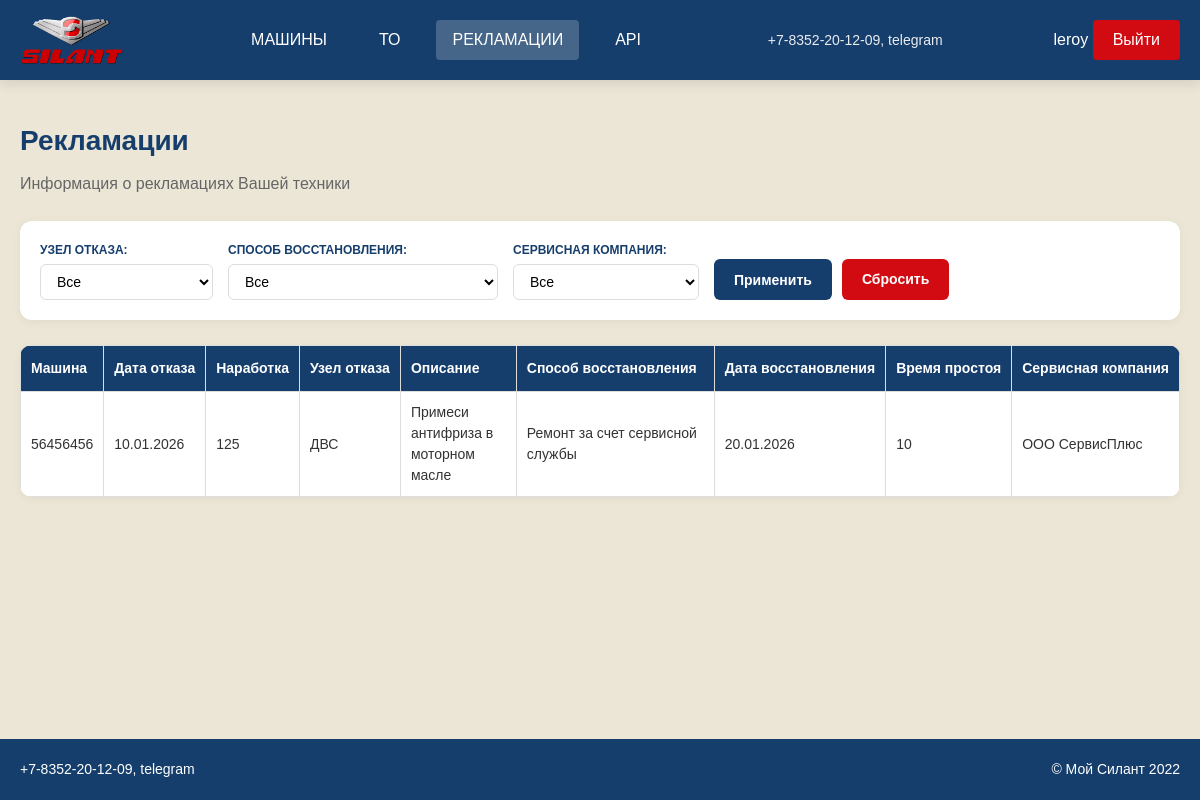
Page /complaints/ (signed in) on the committed database.
### accounts/models.py (models this page shows, shortened)
class User(AbstractUser):
    ROLE_CHOICES = (
        ('client', 'Клиент'),
        ('service', 'Сервисная организация'),
        ('manager', 'Менеджер'),
    )
    role = models.CharField('Роль', max_length=20, choices=ROLE_CHOICES, blank=True)
    phone = models.CharField('Телефон', max_length=20, blank=True)
    company_name = models.CharField('Название организации', max_length=200, blank=True)
    class Meta:
        verbose_name = 'Пользователь'
        verbose_name_plural = 'Пользователи'

### complaints/models.py (models this page shows, shortened)
class Complaint(models.Model):
    failure_date = models.DateField('Дата отказа')
    operating_hours = models.PositiveIntegerField('Наработка, м/час')
    failure_node = models.ForeignKey(FailureNode, on_delete=models.CASCADE, verbose_name='Узел отказа')
    failure_description = models.TextField('Описание отказа')
    repair_method = models.ForeignKey(RepairMethod, on_delete=models.CASCADE, verbose_name='Способ восстановления')
    used_parts = models.TextField('Используемые запасные части', blank=True)
    recovery_date = models.DateField('Дата восстановления')
    machine = models.ForeignKey(Machine, on_delete=models.CASCADE, related_name='complaints', verbose_name='Машина')
    service_company = models.ForeignKey(ServiceCompany, on_delete=models.CASCADE, verbose_name='Сервисная компания')
    class Meta:
        verbose_name = 'Рекламация'
        verbose_name_plural = 'Рекламации'
        ordering = ['-failure_date']
    @property
    def downtime(self):
        if self.recovery_date and self.failure_date:
            return (self.recovery_date - self.failure_date).days
        return None

### machines/models.py (models this page shows, shortened)
class Machine(models.Model):
    factory_number = models.CharField('Зав. № машины', max_length=50, unique=True)
    technique_model = models.ForeignKey(TechniqueModel, on_delete=models.CASCADE, verbose_name='Модель техники')
    engine_model = models.ForeignKey(EngineModel, on_delete=models.CASCADE, verbose_name='Модель двигателя')
    engine_number = models.CharField('Зав. № двигателя', max_length=50)
    transmission_model = models.ForeignKey(TransmissionModel, on_delete=models.CASCADE,
                                           verbose_name='Модель трансмиссии')
    transmission_number = models.CharField('Зав. № трансмиссии', max_length=50)
    drive_axle_model = models.ForeignKey(DriveAxleModel, on_delete=models.CASCADE, verbose_name='Модель ведущего моста')
    drive_axle_number = models.CharField('Зав. № ведущего моста', max_length=50)
    steer_axle_model = models.ForeignKey(SteerAxleModel, on_delete=models.CASCADE,
                                         verbose_name='Модель управляемого моста')
    steer_axle_number = models.CharField('Зав. № управляемого моста', max_length=50)
    supply_contract = models.CharField('Договор поставки №, дата', max_length=100)
    shipping_date = models.DateField('Дата отгрузки с завода')
    consignee = models.CharField('Грузополучатель (конечный потребитель)', max_length=200)
    delivery_address = models.TextField('Адрес поставки (эксплуатации)')
    equipment = models.TextField('Комплектация (доп. опции)', blank=True)
    client = models.ForeignKey(
        settings.AUTH_USER_MODEL,
        on_delete=models.CASCADE,
        related_name='machines_as_client',
        verbose_name='Клиент',
        limit_choices_to={'role': 'client'}
    )
    service_company = models.ForeignKey(
        ServiceCompany,
        on_delete=models.CASCADE,
        verbose_name='Сервисная компания'
    )
    class Meta:
        verbose_name = 'Машина'
        verbose_name_plural = 'Машины'
        ordering = ['-shipping_date']

### reference_books/models.py (models this page shows, shortened)
class BaseReference(models.Model):
    name = models.CharField('Название', max_length=100)
    description = models.TextField('Описание', blank=True)
    class Meta:
        abstract = True
        ordering = ['name']

class FailureNode(BaseReference):
    class Meta:
        verbose_name = 'Узел отказа'
        verbose_name_plural = 'Узлы отказа'

class RepairMethod(BaseReference):
    class Meta:
        verbose_name = 'Способ восстановления'
        verbose_name_plural = 'Способы восстановления'

class ServiceCompany(BaseReference):
    class Meta:
        verbose_name = 'Сервисная компания'
        verbose_name_plural = 'Сервисные компании'

### complaints/views.py (the view)
# urls.py: path('complaints/', ComplaintListView.as_view(), name='complaint_list'),
class ComplaintListView(LoginRequiredMixin, ListView):
    model = Complaint
    template_name = 'complaints/complaint_list.html'
    context_object_name = 'complaints'
    def get_queryset(self):
        user = self.request.user
        company_name = user.company_name if hasattr(user, 'company_name') else None
        if user.is_superuser or user.groups.filter(name='Менеджер').exists():
            queryset = Complaint.objects.all()
        elif user.groups.filter(name='Клиент').exists():
            queryset = Complaint.objects.filter(machine__client=user)
        elif user.groups.filter(name='Сервисная организация').exists():
            queryset = Complaint.objects.filter(machine__service_company__name=company_name)
        else:
            queryset = Complaint.objects.none()
        failure_node = self.request.GET.get('failure_node')
        if failure_node:
            queryset = queryset.filter(failure_node_id=failure_node)
        repair_method = self.request.GET.get('repair_method')
        if repair_method:
            queryset = queryset.filter(repair_method_id=repair_method)
        service_company = self.request.GET.get('service_company')
        if service_company:
            queryset = queryset.filter(service_company_id=service_company)
        return queryset.order_by('-failure_date')
    def get_context_data(self, **kwargs):
        context = super().get_context_data(**kwargs)
        user = self.request.user
        context['failure_nodes'] = FailureNode.objects.all()
        context['repair_methods'] = RepairMethod.objects.all()
        context['service_companies'] = ServiceCompany.objects.all()
        context['selected_failure_node'] = self.request.GET.get('failure_node', '')
        context['selected_repair_method'] = self.request.GET.get('repair_method', '')
        context['selected_service'] = self.request.GET.get('service_company', '')
        context['is_manager'] = user.is_superuser or user.groups.filter(name='Менеджер').exists()
        context['is_service'] = user.groups.filter(name='Сервисная организация').exists()
        return context

### templates/complaints/complaint_list.html (shortened to what this page needs)
{% extends 'base.html' %}
{% load static %}
{% block content %}
<div class="page-container">
    <div class="page-header">
        <h1>Рекламации</h1>
        <p class="section-title">Информация о рекламациях Вашей техники</p>
    </div>
    <div class="filters-card">
        <form method="get" class="filters-form">
            <div class="filter-group">
                <label>Узел отказа:</label>
                <select name="failure_node">
                    <option value="">Все</option>
                </select>
            </div>
            <div class="filter-group">
                <label>Способ восстановления:</label>
                <select name="repair_method">
                    <option value="">Все</option>
                </select>
            </div>
            <div class="filter-group">
                <label>Сервисная компания:</label>
                <select name="service_company">
                    <option value="">Все</option>
                </select>
            </div>
            <div class="filter-buttons">
                <button type="submit" class="btn-filter">Применить</button>
                <a href="{% url 'complaint_list' %}" class="btn-reset">Сбросить</a>
            </div>
        </form>
    </div>
    <div class="table-wrapper">
        <table class="data-table">
            <thead>
                <tr>
                    <th>Машина</th>
                    <th>Дата отказа</th>
                    <th>Наработка</th>
                    <th>Узел отказа</th>
                    <th>Описание</th>
                    <th>Способ восстановления</th>
                    <th>Дата восстановления</th>
                    <th>Время простоя</th>
                    <th>Сервисная компания</th>
                </tr>
            </thead>
            <tbody>
                {% for claim in complaints %}
                <tr onclick="location.href='/complaint/{{ claim.pk }}/'" style="cursor: pointer;">
                    <td>{{ claim.machine.factory_number }}</td>
                    <td>{{ claim.failure_date|date:"d.m.Y" }}</td>
                    <td>{{ claim.operating_hours }}</td>
                    <td>{{ claim.failure_node.name }}</td>
                    <td>{{ claim.failure_description|truncatechars:50 }}</td>
                    <td>{{ claim.repair_method.name }}</td>
                    <td>{{ claim.recovery_date|date:"d.m.Y"|default:"—" }}</td>
                    <td>{{ claim.downtime|default:"—" }}</td>
                    <td>{{ claim.service_company.name }}</td>
                </tr>
                {% empty %}
                <tr>
                    <td colspan="11" style="text-align: center;">Нет данных о рекламациях</td>
                </tr>
                {% endfor %}
            </tbody>
        </table>
    </div>
</div>
{% endblock %}

### templates/base.html (shortened to what this page needs)
<!DOCTYPE html>
<html lang="ru">
<head>
    {% load static %}
    <link rel="stylesheet" href="{% static 'css/style.css' %}">
    <link rel="stylesheet" href="{% static 'css/responsive.css' %}">
</head>
<body>
    <header>
        <div class="container header-container">
            <div class="logo">
                <a href="{% url 'home' %}" class="logo-link">
                    <img src="{% static 'images/logo.png' %}" alt="Силант" height="50">
                </a>
            </div>
            {% if user.is_authenticated %}
            <div class="nav-links">
                <a href="{% url 'machine_list' %}">МАШИНЫ</a>
                <a href="{% url 'maintenance_list' %}">ТО</a>
                <a href="{% url 'complaint_list' %}">РЕКЛАМАЦИИ</a>
                <a href="/api/">API</a>
            </div>
            {% endif %}
            <div class="contacts">
                +7-8352-20-12-09, telegram
            </div>
            <div class="auth">
                {% if user.is_authenticated %}
                    {{ user.username }}
                    <a href="{% url 'account_logout' %}">Выйти</a>
                {% else %}
                    <a href="{% url 'account_login' %}">Авторизация</a>
                {% endif %}
            </div>
        </div>
    </header>
    <main>
        <div class="container">
            {% block content %}{% endblock %}
        </div>
    </main>
    <footer>
        <div class="container footer-container">
            <div>+7-8352-20-12-09, telegram</div>
            <div>© Мой Силант 2022</div>
        </div>
    </footer>
</body>
</html>

### static/css/responsive.css (style rules this page uses)
@media (max-width: 1366px) { .container { max-width: 1200px; } }

### static/css/base.css (style rules this page uses)
* { margin: 0; padding: 0; box-sizing: border-box; font-family: 'PT Astra Sans', 'PT Sans', sans-serif; }
:root { --primary: #163E6C; --primary-dark: #0f2e4d; --secondary: #D20A11; --secondary-dark: #a0080d; --bg-light: #EBE6D6; --bg-white: #FFFFFF; --text-dark: #333333; --text-gray: #666666; --border: #DDDDDD; --shadow: 0 2px 10px rgba(0, 0, 0, 0.05); --shadow-lg: 0 4px 20px rgba(0, 0, 0, 0.08); --radius: 12px; --radius-sm: 6px; }
body { background-color: var(--bg-light); min-height: 100vh; display: flex; flex-direction: column; color: var(--text-dark); line-height: 1.5; }
.container { width: 100%; max-width: 1400px; margin: 0 auto; padding: 0 20px; }
main { flex: 1; padding: 40px 0; }
footer { background-color: var(--primary); color: var(--bg-white); padding: 20px 0; margin-top: 40px; text-align: center; font-size: 14px; }
.footer-container { display: flex; justify-content: space-between; align-items: center; flex-wrap: wrap; gap: 15px; }
.page-header { margin-bottom: 25px; }
.page-header h1 { font-size: 28px; color: var(--primary); margin-bottom: 10px; font-weight: 700; }
.page-header .section-title { color: var(--text-gray); font-size: 16px; }

### static/css/header.css (style rules this page uses)
header { background-color: var(--primary); color: var(--bg-white); padding: 15px 0; box-shadow: 0 4px 12px rgba(0, 0, 0, 0.1); position: sticky; top: 0; z-index: 100; }
.header-container { display: flex; justify-content: space-between; align-items: center; flex-wrap: wrap; gap: 15px; }
.logo { font-size: 24px; font-weight: 700; letter-spacing: 1px; }
.logo img { max-height: 50px; vertical-align: middle; }
.nav-links { display: flex; gap: 20px; }
.nav-links a { color: var(--bg-white); text-decoration: none; font-size: 16px; font-weight: 500; padding: 8px 16px; border-radius: 4px; transition: all 0.3s ease; }
.contacts { font-size: 14px; opacity: 0.9; }
.auth a { color: var(--bg-white); text-decoration: none; background-color: var(--secondary); padding: 8px 20px; border-radius: 4px; transition: all 0.3s ease; display: inline-block; }

### static/css/tables.css (style rules this page uses)
.table-wrapper { overflow-x: auto; background: var(--bg-white); border-radius: var(--radius); box-shadow: var(--shadow); margin-bottom: 20px; }
.data-table { width: 100%; border-collapse: collapse; font-size: 14px; min-width: 600px; }
.data-table th { background-color: var(--primary); color: var(--bg-white); padding: 12px 10px; text-align: left; font-weight: 600; white-space: nowrap; }
.data-table td { padding: 10px; border-bottom: 1px solid #eee; color: var(--text-dark); }
.data-table th, .data-table td { border: 1px solid var(--border); }

### static/css/components.css (style rules this page uses)
.btn, .btn-filter, .btn-reset, .btn-add-machine, .btn-edit, .btn-delete, .btn-add-maintenance, .btn-add-complaint, .btn-save, .btn-cancel { display: inline-block; padding: 10px 20px; border-radius: var(--radius-sm); text-decoration: none; font-weight: 600; transition: all 0.3s ease; border: none; cursor: pointer; font-size: 14px; }
.btn-filter { background-color: var(--primary); color: var(--bg-white); }
.btn-reset { background-color: var(--secondary); color: var(--bg-white); }
.filters-card { background: var(--bg-white); border-radius: var(--radius); padding: 20px; margin-bottom: 25px; box-shadow: var(--shadow); }
.filters-form { display: flex; flex-wrap: wrap; gap: 15px; align-items: flex-end; }
.filter-group { display: flex; flex-direction: column; gap: 5px; }
.filter-group label { font-size: 12px; font-weight: 600; color: var(--primary); text-transform: uppercase; }
.filter-group select, .filter-group input { padding: 8px 12px; border: 1px solid var(--border); border-radius: var(--radius-sm); font-size: 14px; min-width: 150px; background: var(--bg-white); }
.filter-buttons { display: flex; gap: 10px; }

### rows in the picture
User: username "leroy"
Complaint: machine.factory_number "56456456", failure_date "10.01.2026", operating_hours "125", failure_node.name "ДВС", failure_description "Примеси антифриза в моторном масле", repair_method.name "Ремонт за счет сервисной службы", recovery_date "20.01.2026", downtime "10", service_company.name "ООО СервисПлюс"
